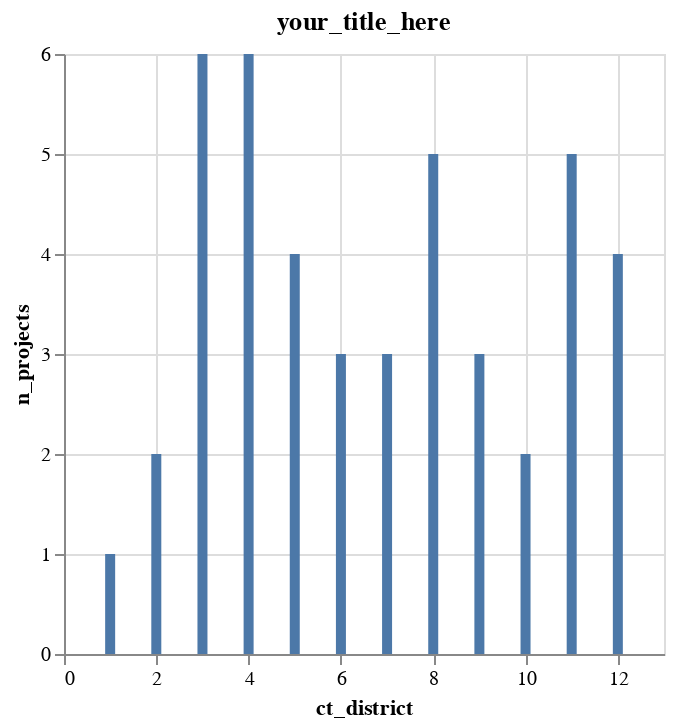

The notebook cell this image was saved under:
### Markdown cell above
#### Customizing
* `altair` offers an endless ways to amp up the personality of your chart.
* Additionally, the chart above without a title and legend is a data visualization "taboo" and the dull blue is uninspiring. 

##### Add a title
* You can do so within `.Chart()`

### Code cell
alt.Chart(agg1, title="your_title_here").mark_bar().encode(
    x="ct_district", y="n_projects"
)

### Figure 1 — Vega-Lite specification as saved in the notebook (floating-point values rounded to 4 significant figures)
{"config": {"view": {"continuousWidth": 300, "continuousHeight": 300}}, "data": {"name": "data-04c1224c4cb5ae5875c6dcd62d920eb7"}, "mark": {"type": "bar"}, "encoding": {"x": {"field": "ct_district", "type": "quantitative"}, "y": {"field": "n_projects", "type": "quantitative"}}, "title": "your_title_here", "$schema": "https://vega.github.io/schema/vega-lite/v5.17.0.json", "datasets": {"data-04c1224c4cb5ae5875c6dcd62d920eb7": [{"ct_district": 1, "median_score": 72.0, "min_score": 72, "max_score": 72, "n_projects": 1}, {"ct_district": 2, "median_score": 61.5, "min_score": 60, "max_score": 63, "n_projects": 2}, {"ct_district": 3, "median_score": 80.5, "min_score": 54, "max_score": 97, "n_projects": 6}, {"ct_district": 4, "median_score": 70.5, "min_score": 60, "max_score": 97, "n_projects": 6}, {"ct_district": 5, "median_score": 77.0, "min_score": 58, "max_score": 98, "n_projects": 4}, {"ct_district": 6, "median_score": 72.0, "min_score": 63, "max_score": 77, "n_projects": 3}, {"ct_district": 7, "median_score": 82.0, "min_score": 79, "max_score": 94, "n_projects": 3}, {"ct_district": 8, "median_score": 73.0, "min_score": 66, "max_score": 85, "n_projects": 5}, {"ct_district": 9, "median_score": 75.0, "min_score": 67, "max_score": 87, "n_projects": 3}, {"ct_district": 10, "median_score": 72.5, "min_score": 59, "max_score": 86, "n_projects": 2}, {"ct_district": 11, "median_score": 75.0, "min_score": 55, "max_score": 89, "n_projects": 5}, {"ct_district": 12, "median_score": 72.5, "min_score": 60, "max_score": 97, "n_projects": 4}]}}
